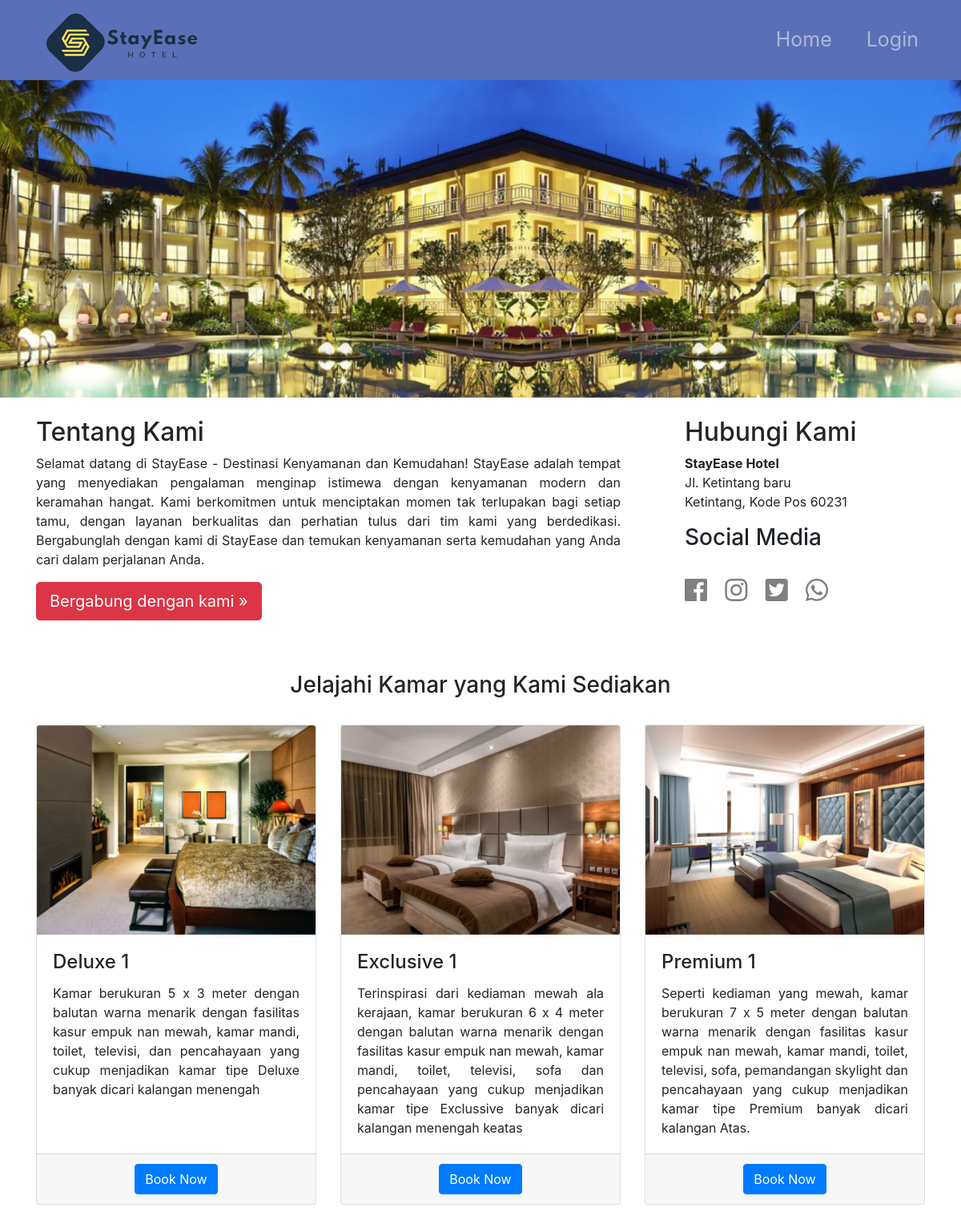
The page / on the database its author committed.
### tables this page shows
CREATE TABLE `tb_kamar` (
  `kode_kamar` varchar(25) NOT NULL,
  `nama_kamar` varchar(25) NOT NULL,
  `kelas` varchar(25) NOT NULL,
  `gambar` varchar(25) NOT NULL,
  `tarif` int(25) NOT NULL,
  `status` varchar(25) NOT NULL,
  `flag` int(1) NOT NULL DEFAULT 1
);

### index.php (the view, shortened to what this page needs)
<!DOCTYPE html>
<html lang="en">
<head>
<link rel="stylesheet" type="text/css" href="//cdn.datatables.net/1.10.11/css/jquery.dataTables.min.css">
<link rel="stylesheet" href="https://maxcdn.bootstrapcdn.com/bootstrap/4.0.0/css/bootstrap.min.css">
<link
      rel="stylesheet"
      href="https://use.fontawesome.com/releases/v5.5.0/css/all.css"
    />
<link href="admin/css/business-frontpage.css" rel="stylesheet">
</head>
<body>
    <nav class="navbar navbar-expand-sm navbar-dark content-center fixed-top" style="background-color: #596FB7 ;   height : 100px">
        <div class="container">
        <a class="navbar-brand" href="index.php"><img src="img/logo3.png" alt=""></a>
        <ul class="navbar-nav" style="font-size: 25px">
            <li class="nav-item">
            <a class="nav-link" href="index.php" style="padding-right: 35px">Home</a>
            </li>
            <?php if(isset($_SESSION["nama"])): ?>
            <li class="nav-item">
            <a class="nav-link" href="formRiwayatTamu.php">Riwayat</a>
            </li>
            <?php else: ?>
            <li class="nav-item">
            <a class="nav-link" href="login.php">Login</a>
            </li>
            <?php endif ?>
        </ul>
        </div>
    </nav>
    <header class="business-header">
      <div class="container">
        <div class="row">
          <div class="col-lg-12">
          </div>
        </div>
      </div>
    </header>
    <div class="container">
      <div class="row">
        <div class="col-sm-8" style="margin-right: 50px">
          <h2 class="mt-4">Tentang Kami</h2>
          <p style="text-align: justify">Selamat datang di StayEase - Destinasi Kenyamanan dan Kemudahan!
StayEase adalah tempat yang menyediakan pengalaman menginap istimewa dengan kenyamanan modern dan keramahan hangat. Kami berkomitmen untuk menciptakan momen tak terlupakan bagi setiap tamu, dengan layanan berkualitas dan perhatian tulus dari tim kami yang berdedikasi.
Bergabunglah dengan kami di StayEase dan temukan kenyamanan serta kemudahan yang Anda cari dalam perjalanan Anda.</p>
          <p>
            <a class="btn btn-danger btn-lg" href="formInsertTamu.php">Bergabung dengan kami &raquo;</a>
          </p>
        </div>
        <div class="col-sm-3">
          <h2 class="mt-4">Hubungi Kami</h2>
          <address>
            <strong>StayEase Hotel</strong>
            <br>Jl. Ketintang baru
            <br>
            Ketintang, Kode Pos 60231
            <br>
          </address>
          <address>
            <div class="hub">
            <h3 class="sosmed">Social Media</h3><br>
              <a class="sosmed" href="https://facebook.com/" target="_blank"><i class="fab fa-facebook fa-2x" style="color: grey"></i></a>
              <a class="sosmed" href="https://instagram.com/" target="_blank"><i class="fab fa-instagram fa-2x" style="margin-left: 7%; color: grey"></i></i></a>
              <a class="sosmed" href="https://twitter.com/" target="_blank"><i class="fab fa-twitter-square fa-2x" style="margin-left: 7%; color: grey"></i></a>
              <a class="sosmed" href="https://web.whatsapp.com/" target="_blank"><i class="fab fa-whatsapp fa-2x" style="margin-left: 7%; color: grey"></i></a>
            </div>
          </address>
        </div>
      </div>
      <br><br>
<?php
  include 'helper/connection.php';
    $sql = "select nama_kamar, gambar from tb_kamar where flag = 1 and kode_kamar = 'K001'";
    $query = mysqli_query($con, $sql);
    if($row = mysqli_fetch_assoc($query)){
      $image = $row["gambar"];
      $kamar = $row["nama_kamar"];
?>
       <div style="text-align: center"><h3>Jelajahi Kamar yang Kami Sediakan</h3></div>
       <div class="row">
        <div class="col-sm-4 my-4 float-right">
          <div class="card">
          <?php
            echo "
            <img class='card-img-top float-right' src='admin/tempat_upload/".$image."' alt='gambar'>
            "
          ?>
            <div class="card-body">
              <h4 class="card-title"><?php echo $kamar ?></h4>
              <p class="card-text" style="text-align: justify">Kamar berukuran 5 x 3 meter dengan balutan warna menarik dengan fasilitas kasur empuk nan mewah, kamar mandi, toilet, televisi, dan pencahayaan yang cukup menjadikan kamar tipe Deluxe banyak dicari kalangan menengah</p>
            </div>
            <div class="card-footer text-center">
              <a href="login.php" class="btn btn-primary">Book Now</a>
            </div>
          </div>
        </div>
<?php
    }
?>
<?php
    $sql = "select nama_kamar, gambar from tb_kamar where flag = 1 and kode_kamar = 'K002'";
    $query = mysqli_query($con, $sql);
    if($row = mysqli_fetch_assoc($query)){
      $image = $row["gambar"];
      $kamar = $row["nama_kamar"];
?>
        <div class="col-sm-4 my-4 float-right">
          <div class="card">
          <?php
            echo "
            <img class='card-img-top float-right' src='admin/tempat_upload/".$image."' alt='gambar'>
            "
          ?>
            <div class="card-body">
              <h4 class="card-title"><?php echo $kamar ?></h4>
              <p class="card-text"style="text-align: justify">Terinspirasi dari kediaman mewah ala kerajaan, kamar berukuran 6 x 4 meter dengan balutan warna menarik dengan fasilitas kasur empuk nan mewah, kamar mandi, toilet, televisi, sofa dan pencahayaan yang cukup menjadikan kamar tipe Exclussive banyak dicari kalangan menengah keatas</p>
            </div>
            <div class="card-footer text-center">
              <a href="login.php" class="btn btn-primary">Book Now</a>
            </div>
          </div>
        </div>
<?php
    }
?>
<?php
$sql = "select nama_kamar, gambar from tb_kamar where flag = 1 and kode_kamar = 'K003'";
$query = mysqli_query($con, $sql);
if($row = mysqli_fetch_assoc($query)){
  $image = $row["gambar"];
  $kamar = $row["nama_kamar"];
?>
    <div class="col-sm-4 my-4 float-right">
      <div class="card">
      <?php
        echo "
        <img class='card-img-top float-right' src='admin/tempat_upload/".$image."' alt='gambar'>
        "
      ?>
        <div class="card-body">
          <h4 class="card-title"><?php echo $kamar ?></h4>
          <p class="card-text"style="text-align: justify">Seperti kediaman yang mewah, kamar berukuran 7 x 5 meter dengan balutan warna menarik dengan fasilitas kasur empuk nan mewah, kamar mandi, toilet, televisi, sofa, pemandangan skylight dan pencahayaan yang cukup menjadikan kamar tipe Premium banyak dicari kalangan Atas.</p>
        </div>
        <div class="card-footer text-center">
          <a href="login.php" class="btn btn-primary">Book Now</a>
        </div>
      </div>
    </div>
<?php
}
?>
      </div>
    </div>
  </body>
</html>

### admin/css/business-frontpage.css (style rules this page uses)
body { padding-top: 54px; }
@media (min-width: 992px) { body { padding-top: 56px; } }
.business-header { height: 55vh; min-height: 300px; background: url("../../img/img3.jpg") center center no-repeat scroll; -webkit-background-size: cover; -moz-background-size: cover; background-size: cover; -o-background-size: cover; }
.card { height: 100%; }

### rows shown on the page
tb_kamar: gambar (picture), nama_kamar "Deluxe 1"
tb_kamar: gambar (picture), nama_kamar "Exclusive 1"
tb_kamar: gambar (picture), nama_kamar "Premium 1"
